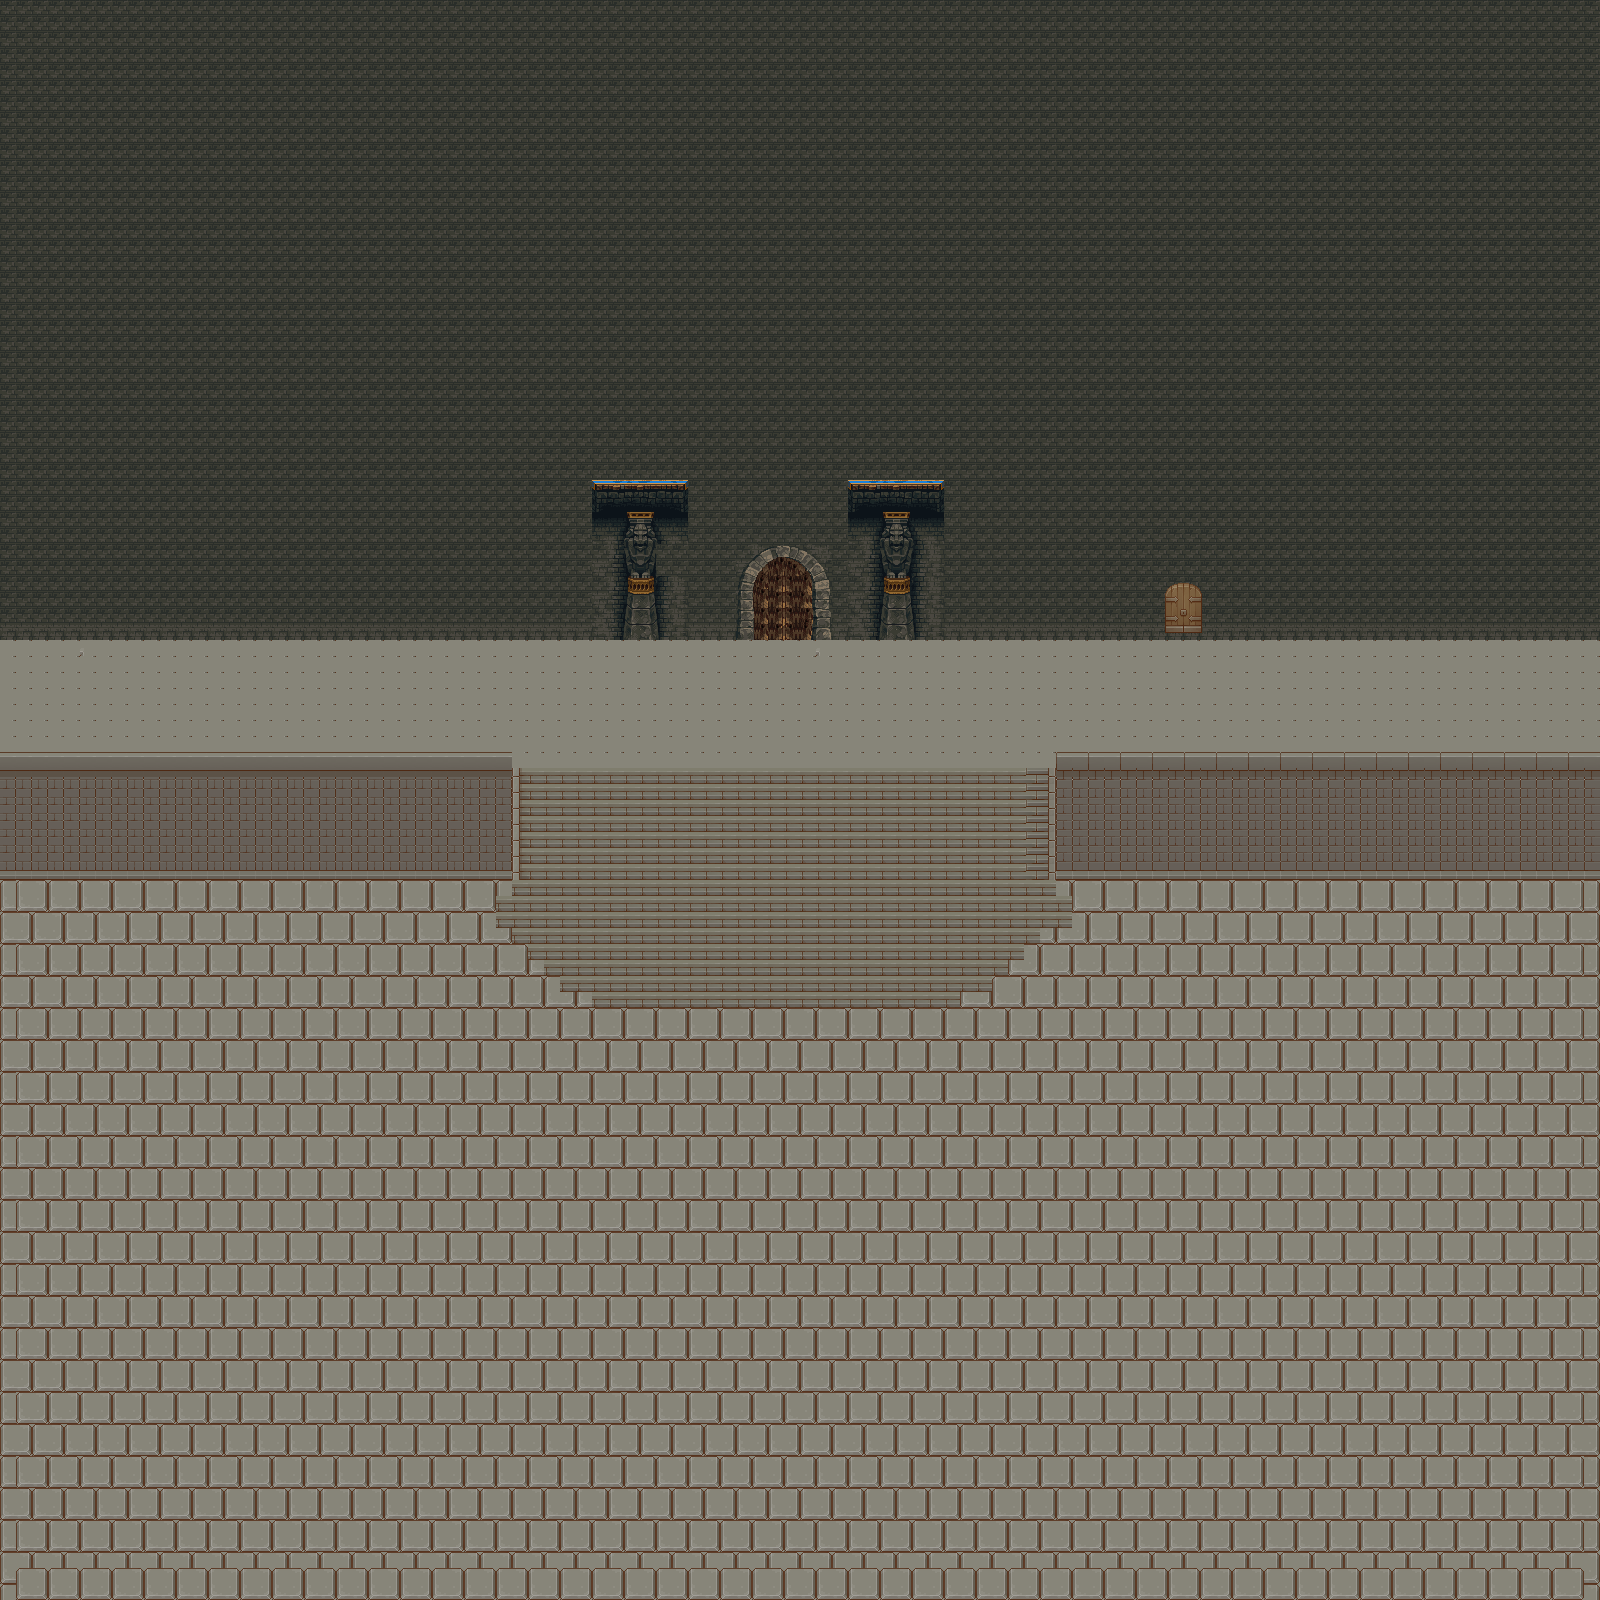

Rendered tile map (Tiled .tmx) drawn with the repository's tilesets; below, a short description and the map source with its tile grids summarised:
An orthogonal 100x100 tile map with 16x16 px tiles, 2 tile layers (fondo, Tile Layer 1), 5 tilesets and 7 objects.

<map version="1.10" tiledversion="1.11.0" orientation="orthogonal" renderorder="right-down" width="100" height="100" tilewidth="16" tileheight="16" infinite="0" nextlayerid="4" nextobjectid="17">
 <tileset firstgid="1" source="stone.tsx" />
 <tileset firstgid="257" source="estruct.tsx" />
 <tileset firstgid="1281" source="plaza.tsx" />
 <tileset firstgid="1537" source="iglesia.tsx" />
 <tileset firstgid="1793" source="objects.tsx" />
 <layer id="3" name="fondo" width="100" height="100">
  <data>[10000 cells, 10000 non-empty, 4 distinct tile ids]</data>
 </layer>
 <layer id="1" name="Tile Layer 1" width="100" height="100">
  <data>[10000 cells, 6056 non-empty, 62 distinct tile ids]</data>
 </layer>
 <objectgroup id="2" name="colision">
  <object id="5" x="1056" y="753" width="544" height="127" />
  <object id="6" x="-1" y="752" width="515" height="129" />
  <object id="12" x="-9.09091" y="-0.15" width="1609.09" height="639.45" />
  <object id="13" x="1584.33" y="639" width="15.6667" height="113.333" />
  <object id="14" x="1582.67" y="878.667" width="16" height="720" />
  <object id="15" x="2" y="639.667" width="9.33333" height="954.333" />
  <object id="16" x="9.33333" y="1587.75" width="1573.42" height="8.25" />
 </objectgroup>
</map>
